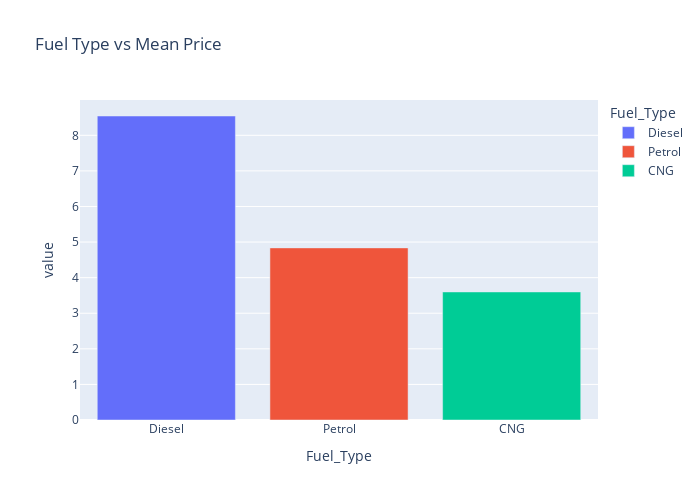

Here is the notebook cell this chart was saved with:
### Markdown cell above
##### 3. Fuel Type vs Mean Price

### Code cell
agg = df.groupby('Fuel_Type')['Price'].mean().sort_values(ascending = False)
fig = px.bar(agg , color = agg.index , width=700 , height =500,title='Fuel Type vs Mean Price')
fig.show()

### Figure 1 — Plotly figure (JSON) as saved in the notebook; plotly's stock layout.template omitted (floating-point values rounded to 4 significant figures)
{"data": [{"alignmentgroup": "True", "hovertemplate": "Fuel_Type=%{x}<br>value=%{y}<extra></extra>", "legendgroup": "Diesel", "marker": {"color": "#636efa", "pattern": {"shape": ""}}, "name": "Diesel", "offsetgroup": "Diesel", "orientation": "v", "showlegend": true, "textposition": "auto", "type": "bar", "x": ["Diesel"], "xaxis": "x", "y": [8.543], "yaxis": "y"}, {"alignmentgroup": "True", "hovertemplate": "Fuel_Type=%{x}<br>value=%{y}<extra></extra>", "legendgroup": "Petrol", "marker": {"color": "#EF553B", "pattern": {"shape": ""}}, "name": "Petrol", "offsetgroup": "Petrol", "orientation": "v", "showlegend": true, "textposition": "auto", "type": "bar", "x": ["Petrol"], "xaxis": "x", "y": [4.837], "yaxis": "y"}, {"alignmentgroup": "True", "hovertemplate": "Fuel_Type=%{x}<br>value=%{y}<extra></extra>", "legendgroup": "CNG", "marker": {"color": "#00cc96", "pattern": {"shape": ""}}, "name": "CNG", "offsetgroup": "CNG", "orientation": "v", "showlegend": true, "textposition": "auto", "type": "bar", "x": ["CNG"], "xaxis": "x", "y": [3.599], "yaxis": "y"}], "layout": {"barmode": "relative", "height": 500, "legend": {"title": {"text": "Fuel_Type"}, "tracegroupgap": 0}, "title": {"text": "Fuel Type vs Mean Price"}, "width": 700, "xaxis": {"anchor": "y", "categoryarray": ["Diesel", "Petrol", "CNG"], "categoryorder": "array", "domain": [0, 1], "title": {"text": "Fuel_Type"}}, "yaxis": {"anchor": "x", "domain": [0, 1], "title": {"text": "value"}}}}
